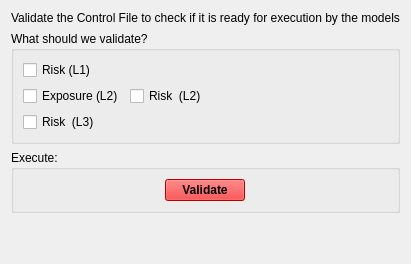
         <widget class="QWidget" name="tab_Valid">
          <attribute name="title">
           <string>Validation</string>
          </attribute>
          <layout class="QVBoxLayout" name="verticalLayout_15">
           <item>
            <widget class="QLabel" name="label_7">
             <property name="text">
              <string>Validate the Control File to check if it is ready for execution by the models</string>
             </property>
            </widget>
           </item>
           <item>
            <widget class="QGroupBox" name="groupBox_4">
             <property name="sizePolicy">
              <sizepolicy hsizetype="Preferred" vsizetype="Fixed">
               <horstretch>0</horstretch>
               <verstretch>0</verstretch>
              </sizepolicy>
             </property>
             <property name="minimumSize">
              <size>
               <width>0</width>
               <height>100</height>
              </size>
             </property>
             <property name="title">
              <string>What should we validate?</string>
             </property>
             <layout class="QFormLayout" name="formLayout_2">
              <item row="0" column="0">
               <widget class="QCheckBox" name="checkBox_Vr1">
                <property name="text">
                 <string>Risk (L1)</string>
                </property>
               </widget>
              </item>
              <item row="1" column="0">
               <widget class="QCheckBox" name="checkBox_Vi2">
                <property name="text">
                 <string>Exposure (L2)</string>
                </property>
                <property name="checked">
                 <bool>false</bool>
                </property>
               </widget>
              </item>
              <item row="1" column="1">
               <widget class="QCheckBox" name="checkBox_Vr2">
                <property name="text">
                 <string>Risk  (L2)</string>
                </property>
                <property name="checked">
                 <bool>false</bool>
                </property>
               </widget>
              </item>
              <item row="2" column="0">
               <widget class="QCheckBox" name="checkBox_Vr3">
                <property name="text">
                 <string>Risk  (L3)</string>
                </property>
               </widget>
              </item>
             </layout>
            </widget>
           </item>
           <item>
            <widget class="QGroupBox" name="groupBox">
             <property name="title">
              <string>Execute:</string>
             </property>
             <layout class="QHBoxLayout" name="horizontalLayout_24">
              <item>
               <widget class="QPushButton" name="pushButton_Validate">
                <property name="sizePolicy">
                 <sizepolicy hsizetype="Fixed" vsizetype="Fixed">
                  <horstretch>0</horstretch>
                  <verstretch>0</verstretch>
                 </sizepolicy>
                </property>
                <property name="palette">
                 <palette>
                  <active>
                   <colorrole role="WindowText">
                    <brush brushstyle="SolidPattern">
                     <color alpha="255">
                      <red>0</red>
                      <green>0</green>
                      <blue>0</blue>
                     </color>
                    </brush>
                   </colorrole>
                   <colorrole role="Button">
                    <brush brushstyle="SolidPattern">
                     <color alpha="255">
                      <red>255</red>
                      <green>0</green>
                      <blue>0</blue>
                     </color>
                    </brush>
                   </colorrole>
                   <colorrole role="Light">
                    <brush brushstyle="SolidPattern">
                     <color alpha="255">
                      <red>255</red>
                      <green>127</green>
                      <blue>127</blue>
                     </color>
                    </brush>
                   </colorrole>
                   <colorrole role="Midlight">
                    <brush brushstyle="SolidPattern">
                     <color alpha="255">
                      <red>255</red>
                      <green>63</green>
                      <blue>63</blue>
                     </color>
                    </brush>
                   </colorrole>
                   <colorrole role="Dark">
                    <brush brushstyle="SolidPattern">
                     <color alpha="255">
                      <red>127</red>
                      <green>0</green>
                      <blue>0</blue>
                     </color>
                    </brush>
                   </colorrole>
                   <colorrole role="Mid">
                    <brush brushstyle="SolidPattern">
                     <color alpha="255">
                      <red>170</red>
                      <green>0</green>
                      <blue>0</blue>
                     </color>
                    </brush>
                   </colorrole>
                   <colorrole role="Text">
                    <brush brushstyle="SolidPattern">
                     <color alpha="255">
                      <red>0</red>
                      <green>0</green>
                      <blue>0</blue>
                     </color>
                    </brush>
                   </colorrole>
                   <colorrole role="BrightText">
                    <brush brushstyle="SolidPattern">
                     <color alpha="255">
                      <red>255</red>
                      <green>255</green>
                      <blue>255</blue>
                     </color>
                    </brush>
                   </colorrole>
                   <colorrole role="ButtonText">
                    <brush brushstyle="SolidPattern">
                     <color alpha="255">
                      <red>0</red>
                      <green>0</green>
                      <blue>0</blue>
                     </color>
                    </brush>
                   </colorrole>
                   <colorrole role="Base">
                    <brush brushstyle="SolidPattern">
                     <color alpha="255">
                      <red>255</red>
                      <green>255</green>
                      <blue>255</blue>
                     </color>
                    </brush>
                   </colorrole>
                   <colorrole role="Window">
                    <brush brushstyle="SolidPattern">
                     <color alpha="255">
                      <red>255</red>
                      <green>0</green>
                      <blue>0</blue>
                     </color>
                    </brush>
                   </colorrole>
                   <colorrole role="Shadow">
                    <brush brushstyle="SolidPattern">
                     <color alpha="255">
                      <red>0</red>
                      <green>0</green>
                      <blue>0</blue>
                     </color>
                    </brush>
                   </colorrole>
                   <colorrole role="AlternateBase">
                    <brush brushstyle="SolidPattern">
                     <color alpha="255">
                      <red>255</red>
                      <green>127</green>
                      <blue>127</blue>
                     </color>
                    </brush>
                   </colorrole>
                   <colorrole role="ToolTipBase">
                    <brush brushstyle="SolidPattern">
                     <color alpha="255">
                      <red>255</red>
                      <green>255</green>
                      <blue>220</blue>
                     </color>
                    </brush>
                   </colorrole>
                   <colorrole role="ToolTipText">
                    <brush brushstyle="SolidPattern">
                     <color alpha="255">
                      <red>0</red>
                      <green>0</green>
                      <blue>0</blue>
                     </color>
                    </brush>
                   </colorrole>
                  </active>
                  <inactive>
                   <colorrole role="WindowText">
                    <brush brushstyle="SolidPattern">
                     <color alpha="255">
                      <red>0</red>
                      <green>0</green>
                      <blue>0</blue>
                     </color>
                    </brush>
                   </colorrole>
                   <colorrole role="Button">
                    <brush brushstyle="SolidPattern">
                     <color alpha="255">
                      <red>255</red>
                      <green>0</green>
                      <blue>0</blue>
                     </color>
                    </brush>
                   </colorrole>
                   <colorrole role="Light">
                    <brush brushstyle="SolidPattern">
                     <color alpha="255">
                      <red>255</red>
                      <green>127</green>
                      <blue>127</blue>
                     </color>
                    </brush>
                   </colorrole>
                   <colorrole role="Midlight">
                    <brush brushstyle="SolidPattern">
                     <color alpha="255">
                      <red>255</red>
                      <green>63</green>
                      <blue>63</blue>
                     </color>
                    </brush>
                   </colorrole>
                   <colorrole role="Dark">
                    <brush brushstyle="SolidPattern">
                     <color alpha="255">
                      <red>127</red>
                      <green>0</green>
                      <blue>0</blue>
                     </color>
                    </brush>
                   </colorrole>
                   <colorrole role="Mid">
                    <brush brushstyle="SolidPattern">
                     <color alpha="255">
                      <red>170</red>
                      <green>0</green>
                      <blue>0</blue>
                     </color>
                    </brush>
                   </colorrole>
                   <colorrole role="Text">
                    <brush brushstyle="SolidPattern">
                     <color alpha="255">
                      <red>0</red>
                      <green>0</green>
                      <blue>0</blue>
                     </color>
                    </brush>
                   </colorrole>
                   <colorrole role="BrightText">
                    <brush brushstyle="SolidPattern">
                     <color alpha="255">
                      <red>255</red>
                      <green>255</green>
                      <blue>255</blue>
                     </color>
                    </brush>
                   </colorrole>
                   <colorrole role="ButtonText">
                    <brush brushstyle="SolidPattern">
                     <color alpha="255">
                      <red>0</red>
                      <green>0</green>
                      <blue>0</blue>
                     </color>
                    </brush>
                   </colorrole>
                   <colorrole role="Base">
                    <brush brushstyle="SolidPattern">
                     <color alpha="255">
                      <red>255</red>
                      <green>255</green>
                      <blue>255</blue>
                     </color>
                    </brush>
                   </colorrole>
                   <colorrole role="Window">
                    <brush brushstyle="SolidPattern">
                     <color alpha="255">
                      <red>255</red>
                      <green>0</green>
                      <blue>0</blue>
                     </color>
                    </brush>
                   </colorrole>
                   <colorrole role="Shadow">
                    <brush brushstyle="SolidPattern">
                     <color alpha="255">
                      <red>0</red>
                      <green>0</green>
                      <blue>0</blue>
                     </color>
                    </brush>
                   </colorrole>
                   <colorrole role="AlternateBase">
                    <brush brushstyle="SolidPattern">
                     <color alpha="255">
                      <red>255</red>
                      <green>127</green>
                      <blue>127</blue>
                     </color>
                    </brush>
                   </colorrole>
                   <colorrole role="ToolTipBase">
                    <brush brushstyle="SolidPattern">
                     <color alpha="255">
                      <red>255</red>
                      <green>255</green>
                      <blue>220</blue>
                     </color>
                    </brush>
                   </colorrole>
                   <colorrole role="ToolTipText">
                    <brush brushstyle="SolidPattern">
                     <color alpha="255">
                      <red>0</red>
                      <green>0</green>
                      <blue>0</blue>
                     </color>
                    </brush>
                   </colorrole>
                  </inactive>
                  <disabled>
                   <colorrole role="WindowText">
                    <brush brushstyle="SolidPattern">
                     <color alpha="255">
                      <red>127</red>
                      <green>0</green>
                      <blue>0</blue>
                     </color>
                    </brush>
                   </colorrole>
                   <colorrole role="Button">
                    <brush brushstyle="SolidPattern">
                     <color alpha="255">
                      <red>255</red>
                      <green>0</green>
                      <blue>0</blue>
                     </color>
                    </brush>
                   </colorrole>
                   <colorrole role="Light">
                    <brush brushstyle="SolidPattern">
                     <color alpha="255">
                      <red>255</red>
                      <green>127</green>
                      <blue>127</blue>
                     </color>
                    </brush>
                   </colorrole>
                   <colorrole role="Midlight">
                    <brush brushstyle="SolidPattern">
                     <color alpha="255">
                      <red>255</red>
                      <green>63</green>
                      <blue>63</blue>
                     </color>
                    </brush>
                   </colorrole>
                   <colorrole role="Dark">
                    <brush brushstyle="SolidPattern">
                     <color alpha="255">
                      <red>127</red>
                      <green>0</green>
                      <blue>0</blue>
                     </color>
                    </brush>
                   </colorrole>
                   <colorrole role="Mid">
                    <brush brushstyle="SolidPattern">
                     <color alpha="255">
                      <red>170</red>
                      <green>0</green>
                      <blue>0</blue>
                     </color>
                    </brush>
                   </colorrole>
                   <colorrole role="Text">
                    <brush brushstyle="SolidPattern">
                     <color alpha="255">
                      <red>127</red>
                      <green>0</green>
                      <blue>0</blue>
                     </color>
                    </brush>
                   </colorrole>
                   <colorrole role="BrightText">
                    <brush brushstyle="SolidPattern">
                     <color alpha="255">
                      <red>255</red>
                      <green>255</green>
                      <blue>255</blue>
                     </color>
                    </brush>
                   </colorrole>
                   <colorrole role="ButtonText">
                    <brush brushstyle="SolidPattern">
                     <color alpha="255">
                      <red>127</red>
                      <green>0</green>
                      <blue>0</blue>
                     </color>
                    </brush>
                   </colorrole>
                   <colorrole role="Base">
                    <brush brushstyle="SolidPattern">
                     <color alpha="255">
                      <red>255</red>
                      <green>0</green>
                      <blue>0</blue>
                     </color>
                    </brush>
                   </colorrole>
                   <colorrole role="Window">
                    <brush brushstyle="SolidPattern">
                     <color alpha="255">
                      <red>255</red>
                      <green>0</green>
                      <blue>0</blue>
                     </color>
                    </brush>
                   </colorrole>
                   <colorrole role="Shadow">
                    <brush brushstyle="SolidPattern">
                     <color alpha="255">
                      <red>0</red>
                      <green>0</green>
                      <blue>0</blue>
                     </color>
                    </brush>
                   </colorrole>
                   <colorrole role="AlternateBase">
                    <brush brushstyle="SolidPattern">
                     <color alpha="255">
                      <red>255</red>
                      <green>0</green>
                      <blue>0</blue>
                     </color>
                    </brush>
                   </colorrole>
                   <colorrole role="ToolTipBase">
                    <brush brushstyle="SolidPattern">
                     <color alpha="255">
                      <red>255</red>
                      <green>255</green>
                      <blue>220</blue>
                     </color>
                    </brush>
                   </colorrole>
                   <colorrole role="ToolTipText">
                    <brush brushstyle="SolidPattern">
                     <color alpha="255">
                      <red>0</red>
                      <green>0</green>
                      <blue>0</blue>
                     </color>
                    </brush>
                   </colorrole>
                  </disabled>
                 </palette>
                </property>
                <property name="font">
                 <font>
                  <weight>75</weight>
                  <bold>true</bold>
                 </font>
                </property>
                <property name="text">
                 <string>Validate</string>
                </property>
               </widget>
              </item>
             </layout>
            </widget>
           </item>
           <item>
            <spacer name="verticalSpacer_2">
             <property name="orientation">
              <enum>Qt::Vertical</enum>
             </property>
             <property name="sizeHint" stdset="0">
              <size>
               <width>20</width>
               <height>40</height>
              </size>
             </property>
            </spacer>
           </item>
          </layout>
         </widget>
